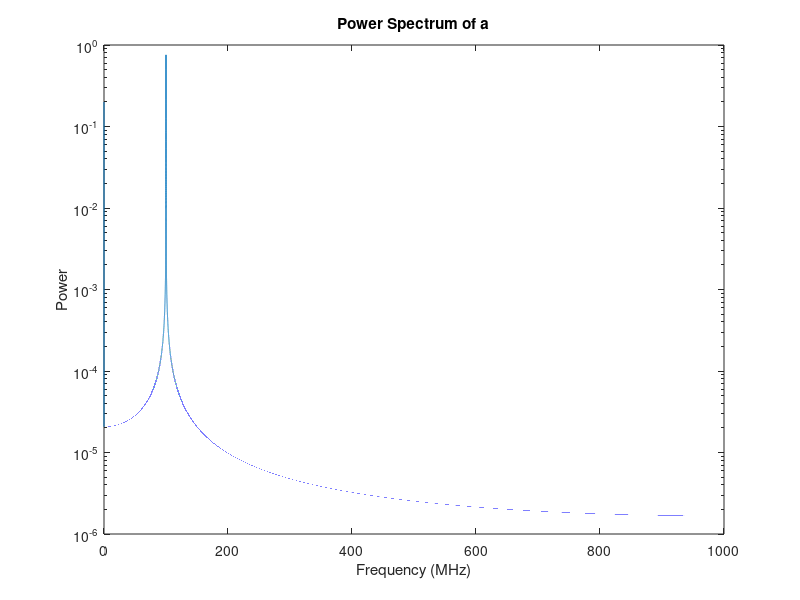
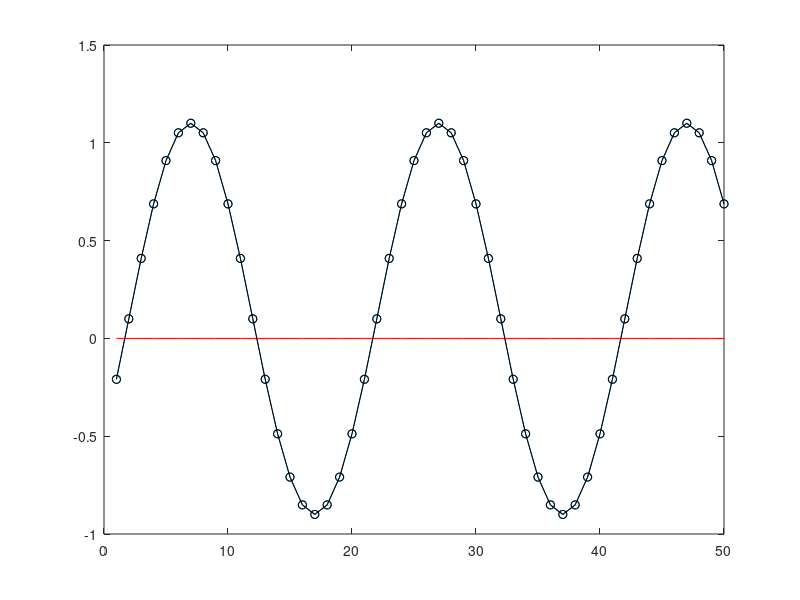
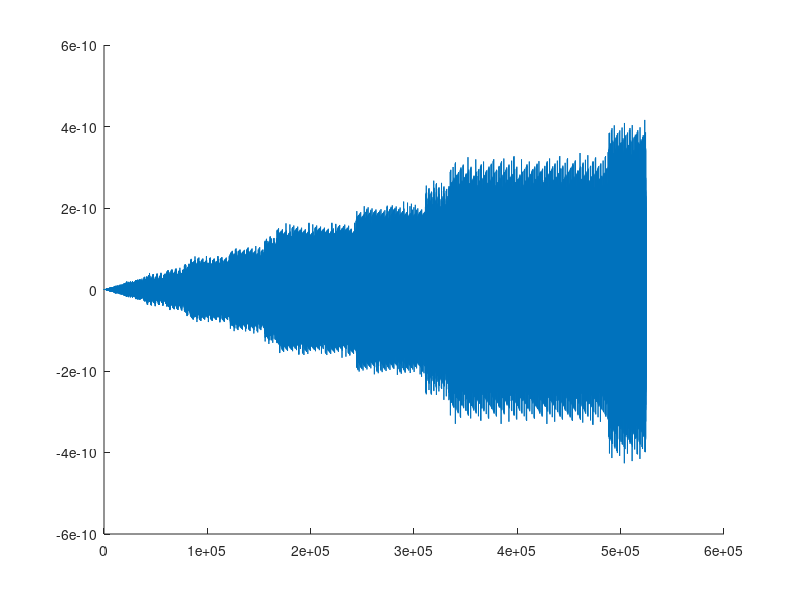

The MATLAB source for these figures, in order:
% Interleaved ADC's Simulation
% Backwards - composing signals to imitate effects caused by
% interleaving issues
%
% Author: Hong Chen
% Date: August 5,2010
% including gain, delay, and offset;

clear all;
format long;

% Sampling frequency 
Fs = 2e9; 

% Sample time
T = 1/Fs;                     

% Length of signal
L = (2^16)*8;                    

% Time vector
t = (0:L-1)*T;   
t1 = t(1:2:end);
t2 = t(2:2:end);

% Frequency of Sine Wave
freq = 1e8;

% Create a sine wave of input frequency.
% Default amplitude 1.0
amp = 1.0;
x = sin(2*pi*t*freq)*amp; 

% Noise signal I, at 0Hz, namely, a DC offset
% offset default value 0.0
offset = 0.1;
x1 = 1:L;
for i=1:1:L,
    x1(i)=offset*amp;
end;

% Noise signal II, at the position of the supplementary angle
% amplitude 2 default value is 0.0
freq_supple=Fs/2-freq;
ratio2=0.0;
amp2=ratio2*amp;
x2 = sin(2*pi*t*freq_supple)*amp2;

% Noise signal III, at the highest possible frequency on the plot
% amplitdue 3 default value is 0.0
freq_max=Fs/2;
ratio3=1;
amp3=ratio3*amp;
x3 = sin(2*pi*t*freq_max)*amp3;

% Combine the major signal and the noises
x = x + x1 + x2 + x3;
x_ex_1 = x - x1;
x_ex_2 = x - x2;
x_ex_3 = x - x3;

nfft = 2^nextpow2(L); % Next power of 2 from length of y
y = fft(x,nfft)/L;
f = Fs/2*linspace(0,1,nfft/2+1);
f = f/(1e6)*1.0;

% Plot single-sided amplitude spectrum.
figure(1)
semilogy(f,2*abs(y(1:nfft/2+1))) 
graph_title=strcat('Power Spectrum of a',char(32));
graph_title2=num2str(freq/(1e6)*1.0);
graph_title2=strcat(graph_title2,'MHz Sine Wave, with simulation noises');
title(graph_title); 
xlabel('Frequency (MHz)'); 
ylabel('Power');

% PLOT a small part of raw data
figure(2)
start_point=10000;
len=50;
ind=1:len;
plot(ind,x(start_point:1:start_point+len-1),'-o');
hold on;
zero_line=1:len;
for i=1:len,
    zero_line(i)=0;
end;
plot(ind,zero_line,'-r');
hold on;
plot(ind,x_ex_3(start_point:1:start_point+len-1),'k-o');

% plot each noise
figure(3)
%plot(ind,x1(start_point:1:start_point+len-1),'r');
hold on;
%plot(ind,x2(start_point:1:start_point+len-1),'k');
hold on;
%plot(ind,x3(start_point:1:start_point+len-1),'-o');
plot(x3);